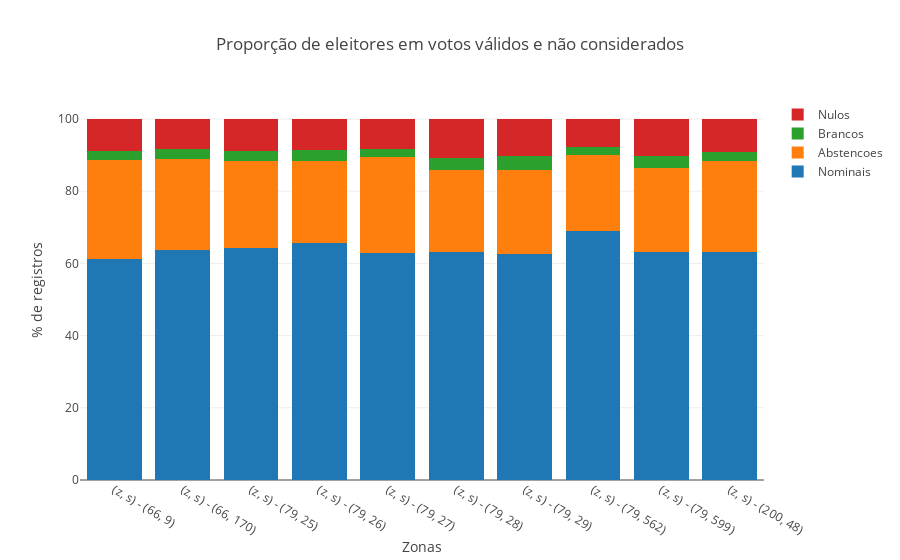

Notebook source saved alongside this figure:
### Markdown cell above
#### Visualizando a divisão entre os não considerados

### Code cell
title = 'Proporção de eleitores em votos válidos e não considerados'
props = ['votos_nominais', 'abstencoes', 'votos_brancos', 'votos_nulos']
labels = { 'votos_nominais': 'Nominais', 'abstencoes' : 'Abstencoes', 'votos_brancos': 'Brancos', 'votos_nulos': 'Nulos' }
traces = generateDataToStackedBar(go=go, x=zonas_secao, props=props, labels=labels, df=agrupado_por_zona)
fig = generatedStackedBar(go=go, data=traces, title=title, x='Zonas', y='% de registros')
py.iplot(fig)

### Figure 1 — Plotly figure (JSON) as saved in the notebook; plotly's stock layout.template omitted (floating-point values rounded to 4 significant figures)
{"data": [{"name": "Nominais", "type": "bar", "uid": "c6aa7632-e05c-11e8-b858-5cc9d399d62a", "x": ["(z, s) - (66, 9)", "(z, s) - (66, 170)", "(z, s) - (79, 25)", "(z, s) - (79, 26)", "(z, s) - (79, 27)", "(z, s) - (79, 28)", "(z, s) - (79, 29)", "(z, s) - (79, 562)", "(z, s) - (79, 599)", "(z, s) - (200, 48)"], "y": [61.33, 63.6, 64.35, 65.53, 62.75, 63.21, 62.72, 69.06, 63.15, 63.21]}, {"name": "Abstencoes", "type": "bar", "uid": "c6aa7633-e05c-11e8-b858-5cc9d399d62a", "x": ["(z, s) - (66, 9)", "(z, s) - (66, 170)", "(z, s) - (79, 25)", "(z, s) - (79, 26)", "(z, s) - (79, 27)", "(z, s) - (79, 28)", "(z, s) - (79, 29)", "(z, s) - (79, 562)", "(z, s) - (79, 599)", "(z, s) - (200, 48)"], "y": [27.31, 25.42, 23.96, 22.92, 26.66, 22.65, 23.29, 20.97, 23.4, 25.2]}, {"name": "Brancos", "type": "bar", "uid": "c6aa7634-e05c-11e8-b858-5cc9d399d62a", "x": ["(z, s) - (66, 9)", "(z, s) - (66, 170)", "(z, s) - (79, 25)", "(z, s) - (79, 26)", "(z, s) - (79, 27)", "(z, s) - (79, 28)", "(z, s) - (79, 29)", "(z, s) - (79, 562)", "(z, s) - (79, 599)", "(z, s) - (200, 48)"], "y": [2.413, 2.788, 2.719, 3.011, 2.244, 3.4, 3.757, 2.208, 3.087, 2.575]}, {"name": "Nulos", "type": "bar", "uid": "c6aa7635-e05c-11e8-b858-5cc9d399d62a", "x": ["(z, s) - (66, 9)", "(z, s) - (66, 170)", "(z, s) - (79, 25)", "(z, s) - (79, 26)", "(z, s) - (79, 27)", "(z, s) - (79, 28)", "(z, s) - (79, 29)", "(z, s) - (79, 562)", "(z, s) - (79, 599)", "(z, s) - (200, 48)"], "y": [8.948, 8.201, 8.971, 8.541, 8.344, 10.74, 10.23, 7.77, 10.36, 9.014]}], "layout": {"barmode": "stack", "title": "Proporção de eleitores em votos válidos e não considerados", "xaxis": {"title": "Zonas"}, "yaxis": {"title": "% de registros"}}}
